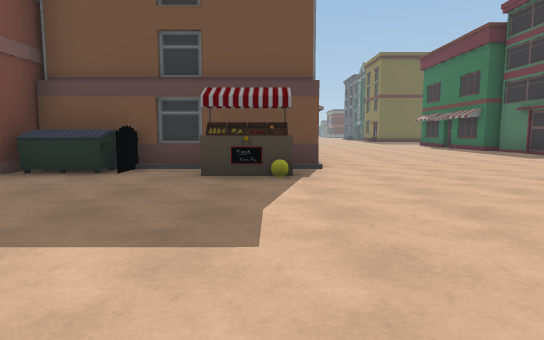
[1] (above)

24 first-person views from a walk through a scene from a Unity 3-D project. The camera is 1.2 m above the floor, tilts 6° down and sees 75° across. The floor is counted in squares, 2 m on a side. Each view is taken from the middle of a square. On the plan, view 1 faces up. The plan holds only what a view shows up to about 10 squares ahead; the rest is blank. The place goes on beyond the plan. The player character is not drawn. Some surface patterns are stand-ins.

[2]
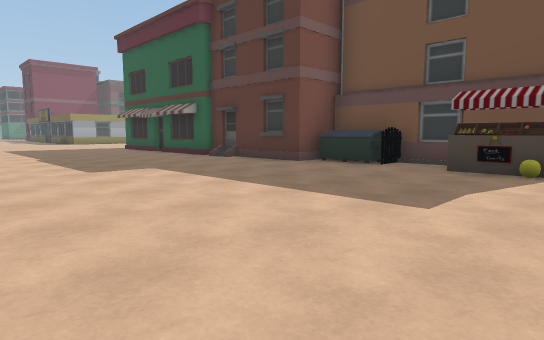

[3]
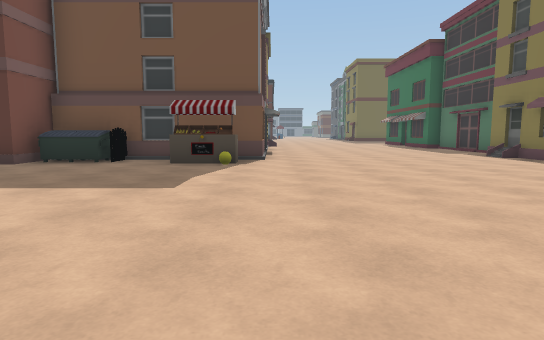

[4]
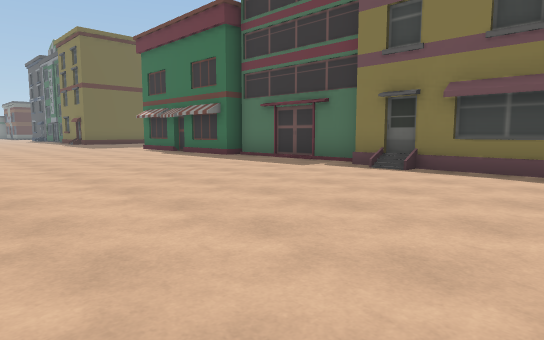

[5]
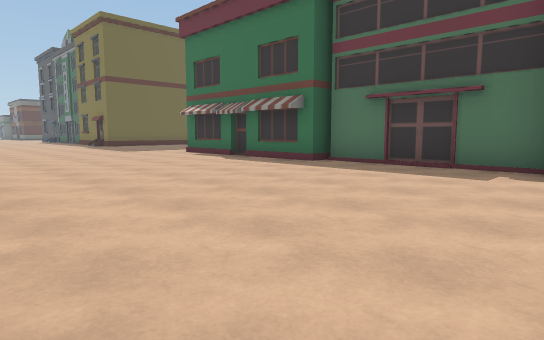

[6]
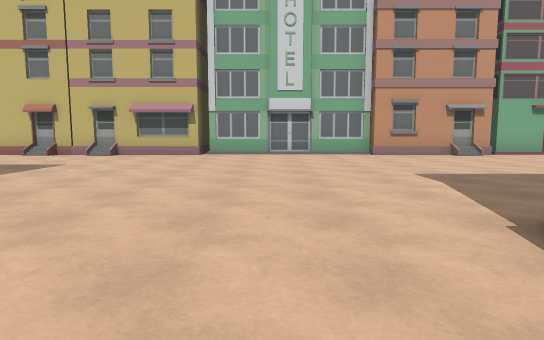

[7]
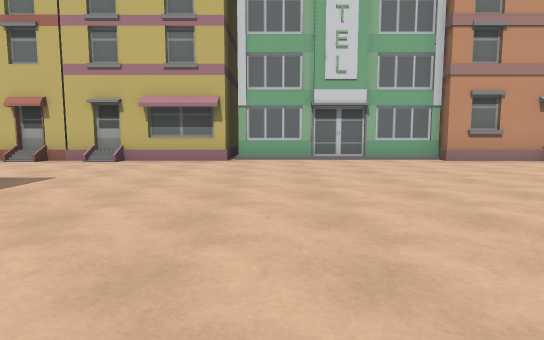

[8]
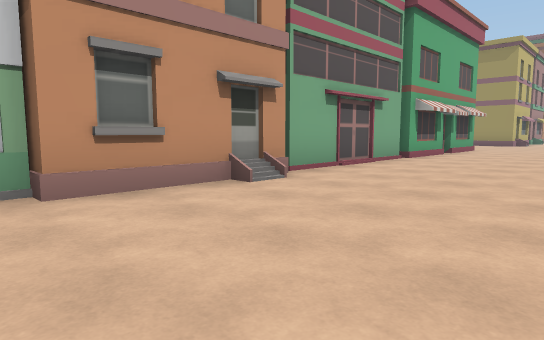

[9]
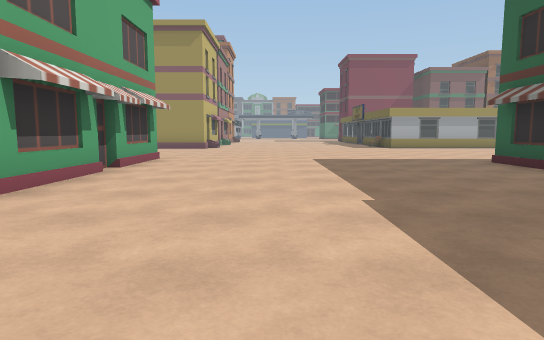

[10]
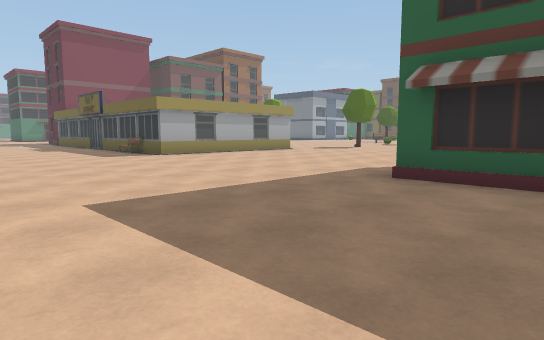

[11]
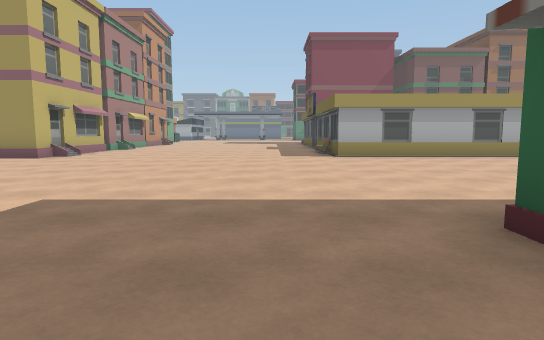

[12]
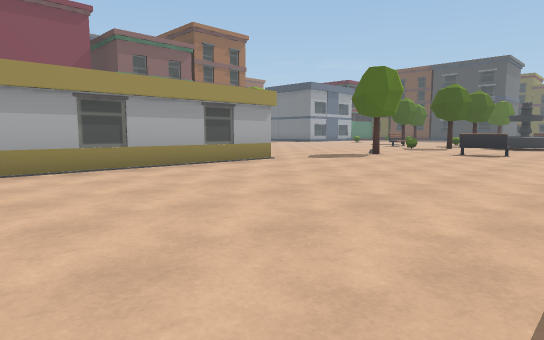

[13]
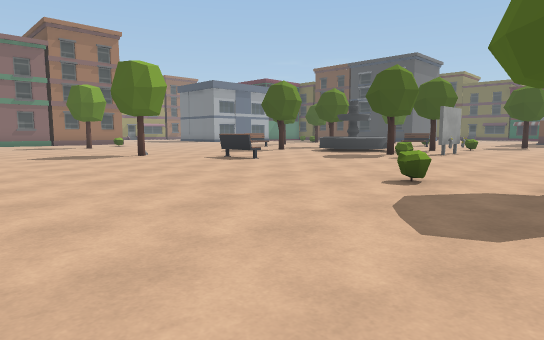

[14]
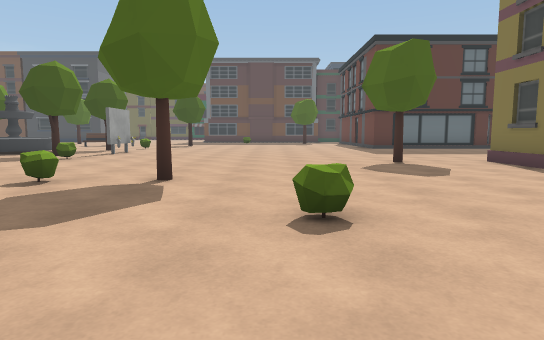

[15]
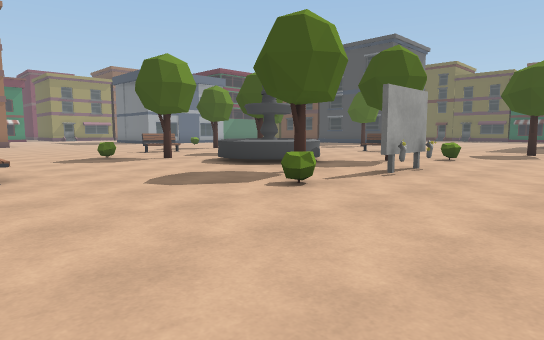

[16]
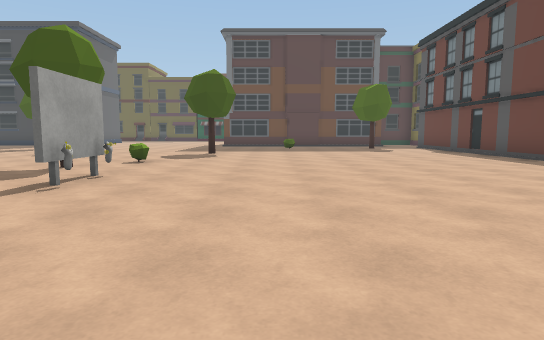

[17]
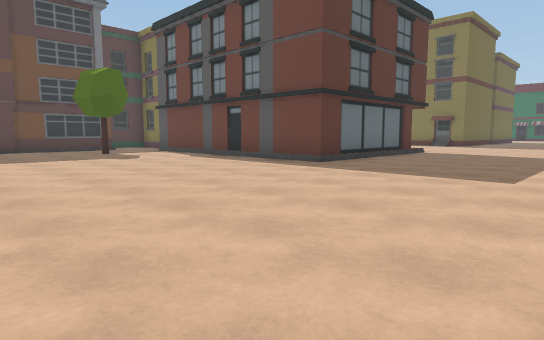

[18]
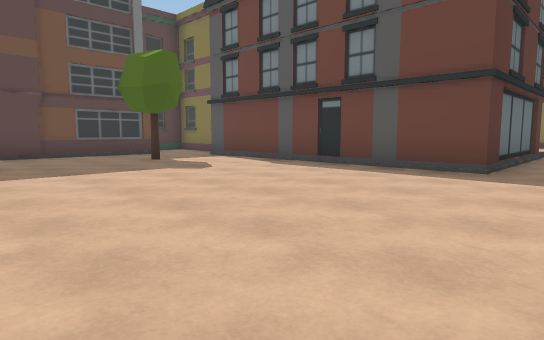

[19]
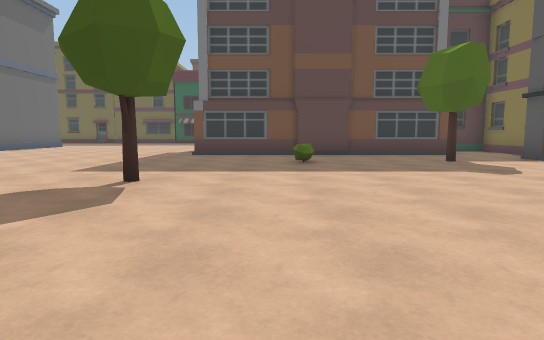

[20]
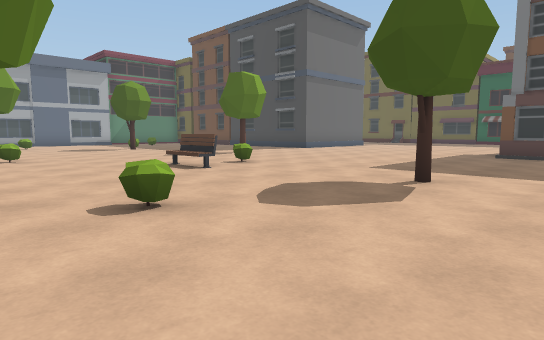

[21]
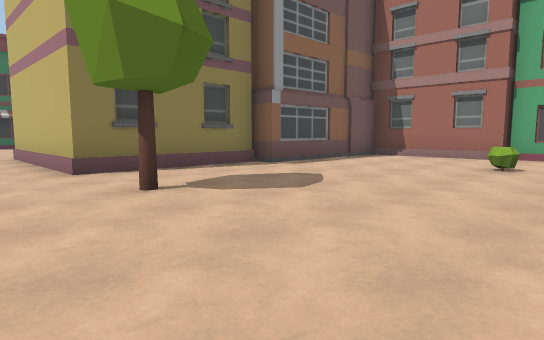

[22]
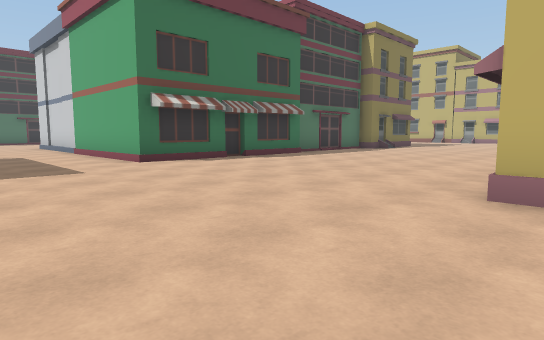

[23]
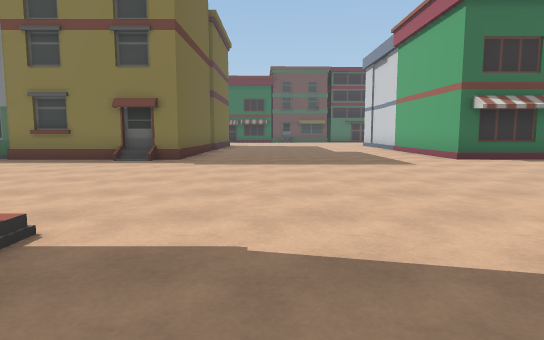

[24]
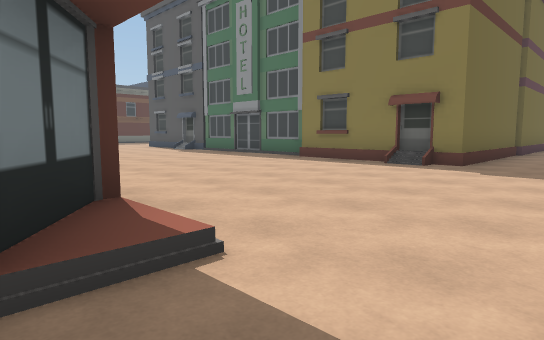

### Floor plan
Key: @ floor where view 1 was taken; # wall or solid block; . floor; / step, stairs or slope; B building; F fence; U dumpster; E bench; T tree; I billboard; S bush; N fountain; O other object.
Columns run from 20 left of view 1 to 9 right of it. Each row starts with its distance up from view 1.
 31    .....###B###..#
 30    ..............B      ..
 29     ............#      ....
 28    ........S..T.#      ....#
 27   ..............#     .....#
 26  ...S...........#     .....B
 25 ....EE..T.......#     .....#
 24 ................#    B.....#
 23 ................#####/.....###
 22  S.....S......................
 21   T  .T.......................
 20   . NN.I......................
 19  ...NN.I......................
 18 ..T...T...........  ..........
 17 .S.....S......................
 16 ...............T.####/.....#
 15 .................#   /.....B
 14   ..EE.....T.....B   /.....B
 13  .T......S.......#    .....##
 12 ................B     .....B#
 11 ............S...#    /......#
 10  #..............#    /.....B#
  9  #.......B...####    /.....B#
  8  #......    ##       /......#
  7  #......             /.....##
  6  #......        ##F##/.....#
  5  B......##  ###B#U.O ......B
  4 ........... ...............
  3 ..........................
  2 ...........................
  1 ............................
  0 ....................@........
 -1 .............................
 -2 ..............................
 -3 ##.. ..B###########BB##B######
 -4                         #

Positions as (right, up) in squares from view 1, and headings:
1: (0, 0), facing up
2: (1, -1), facing up-left
3: (1, -2), facing up
4: (1, 4), facing up-right
5: (1, 7), facing up-right
6: (2, 7), facing down
7: (3, 5), facing down
8: (0, 1), facing down-left
9: (-5, 0), facing left
10: (-10, 0), facing up-left
11: (-10, 3), facing left
12: (-13, 4), facing up-left
13: (-9, 9), facing up-left
14: (-8, 9), facing up
15: (-10, 14), facing up-left
16: (-10, 15), facing up
17: (-10, 18), facing up-right
18: (-10, 21), facing up-right
19: (-10, 21), facing up
20: (-10, 21), facing up-left
21: (-9, 18), facing down-right
22: (0, 20), facing down-right
23: (-1, 21), facing right
24: (0, 21), facing up-right
